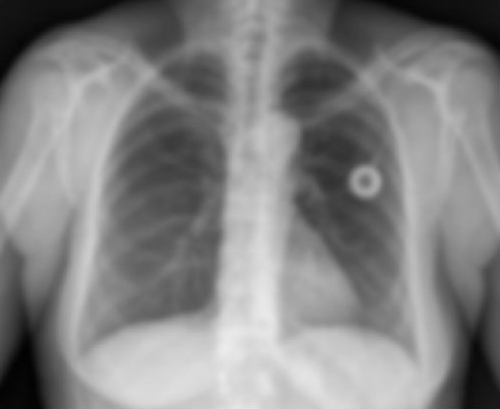
#> input picture HW3/chest.tif, 500 x 409 px
$ jupyter execute HW3-Q1-A,B.ipynb
#> lines starting #> are read from the running program, lines starting #| are printed output that depends on the picture
[cell 1]
import cv2 as cv
import numpy as np
import matplotlib.pyplot as plt
import math
img = cv.imread('chest.tif' ,0 )
#> img is the input picture: shape (409, 500); min 0, max 236, mean 131

# FFT TRANSFORM
dft = cv.dft(np.float32(img),flags = cv.DFT_COMPLEX_OUTPUT)
dft_shift = np.fft.fftshift(dft)

# MAGNITUDE SPERCTRUM AND PHASE
mag, phase = cv.cartToPolar(dft_shift[:,:,0], dft_shift[:,:,1])
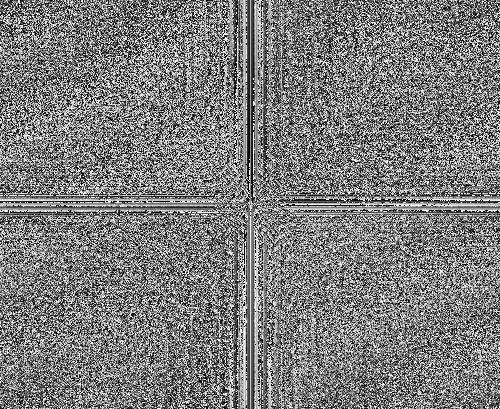
#> phase: shape (409, 500) float32; min 3.38e-06, max 6.28, mean 3.09; drawn with min black and max white
spectrum = np.log(mag)/20
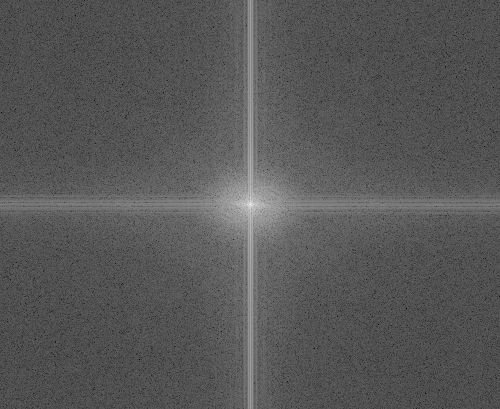
#> spectrum: shape (409, 500) float32; min -0.0425, max 0.855, mean 0.267; drawn with min black and max white


# SHIFTING BACK CENTER
back_ishift = np.fft.ifftshift(dft_shift)

# USE INVERSE FFT TO GET IMAGE BACK
img_back = cv.idft(back_ishift)
img_back = cv.magnitude(img_back[:,:,0], img_back[:,:,1])
img_back = cv.normalize(img_back, None, alpha=0, beta=255, norm_type=cv.NORM_MINMAX, dtype=cv.CV_8U)


cv.imshow("ORIGINAL", img)
cv.imshow("PHASE", phase)
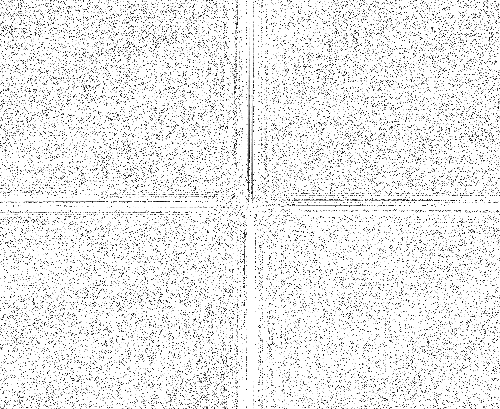
#> window 'PHASE': shape (409, 500); min 0, max 255, mean 234.3
cv.imshow("SPECTRUM", spectrum)
cv.imshow("INVERSE", img_back)


cv.waitKey(0)
cv.destroyAllWindows()

$ run again, with HW3/clown.tif copied over HW3/chest.tif
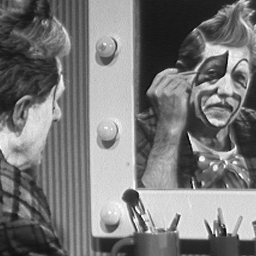
#> input picture HW3/clown.tif, 256 x 256 px
#> img is the input picture: shape (256, 256); min 3, max 255, mean 120.3
#> `spectrum = np.log(mag)/20`:
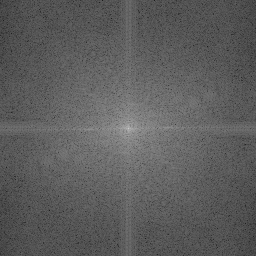
#> spectrum: shape (256, 256) float32; min 0.109, max 0.794, mean 0.367
#> `cv.imshow("PHASE", phase)`:
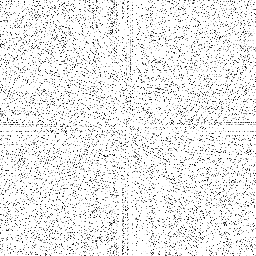
#> window 'PHASE': shape (256, 256); min 0, max 255, mean 234.4

$ run again, with HW3/mandrill.tif copied over HW3/chest.tif
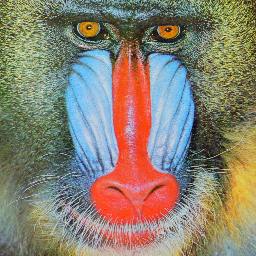
#> input picture HW3/mandrill.tif, 256 x 256 px
#> `spectrum = np.log(mag)/20`:
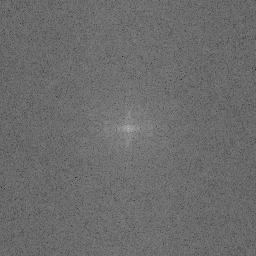
#> spectrum: shape (256, 256) float32; min 0.155, max 0.798, mean 0.425
#> `cv.imshow("PHASE", phase)`:
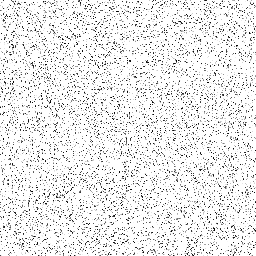
#> window 'PHASE': shape (256, 256); min 0, max 255, mean 234.8
